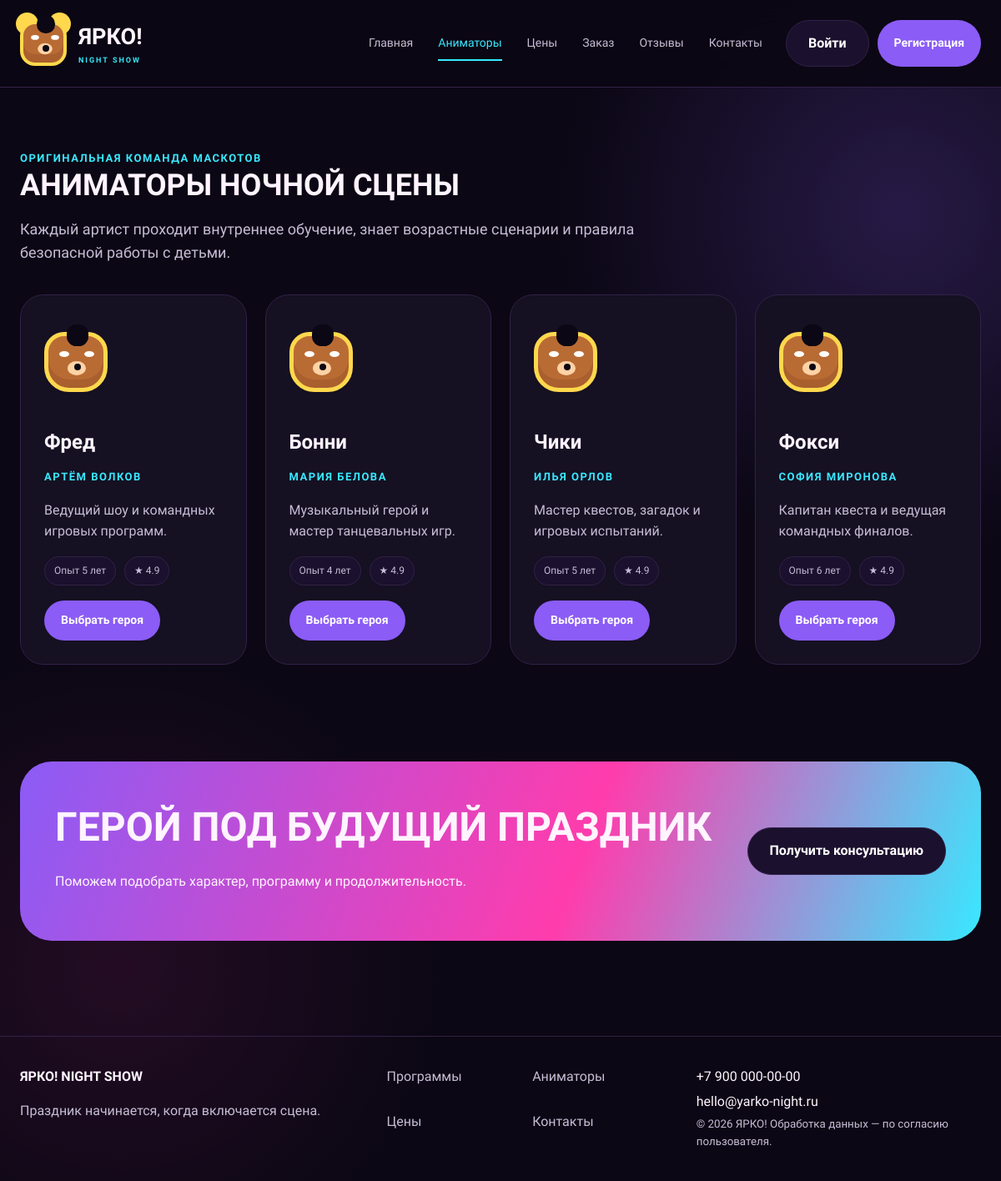
Screenshot of /animators.php with the database file from the repository.
### tables this page shows
CREATE TABLE animators (
  id INT UNSIGNED AUTO_INCREMENT PRIMARY KEY,
  name VARCHAR(100) NOT NULL,
  character_name VARCHAR(80) NOT NULL,
  bio TEXT NOT NULL,
  experience_years TINYINT UNSIGNED NOT NULL,
  rating DECIMAL(2,1) NOT NULL DEFAULT 5.0,
  accent ENUM('violet','pink','cyan','yellow') NOT NULL DEFAULT 'yellow',
  photo_path VARCHAR(255) NULL,
  is_active TINYINT(1) NOT NULL DEFAULT 1
);

### functions.php (called while the page is built, shortened)
<?php
function e(mixed $value): string
{
    return htmlspecialchars((string)$value, ENT_QUOTES | ENT_SUBSTITUTE, 'UTF-8');
}
function flashes(): array
{
    $items = $_SESSION['flash'] ?? [];
    return $items;
}
function animators(): array
{
    $pdo = db();
    if ($pdo) {
        return $pdo->query('SELECT * FROM animators WHERE is_active = 1 ORDER BY rating DESC')->fetchAll();
    }
    return [
        ['id'=>1,'name'=>'Артём Волков','character_name'=>'Фред','experience_years'=>5,'rating'=>4.9,'accent'=>'yellow','bio'=>'Ведущий шоу и командных игровых программ.'],
        ['id'=>2,'name'=>'Мария Белова','character_name'=>'Бонни','experience_years'=>4,'rating'=>4.9,'accent'=>'pink','bio'=>'Музыкальный герой и мастер танцевальных игр.'],
        ['id'=>3,'name'=>'Илья Орлов','character_name'=>'Чики','experience_years'=>5,'rating'=>4.9,'accent'=>'yellow','bio'=>'Мастер квестов, загадок и игровых испытаний.'],
        ['id'=>4,'name'=>'София Миронова','character_name'=>'Фокси','experience_years'=>6,'rating'=>4.9,'accent'=>'cyan','bio'=>'Капитан квеста и ведущая командных финалов.'],
    ];
}

### animators.php (the view, shortened to what this page needs)
<?php
require_once __DIR__ . '/functions.php';
$pageTitle='Аниматоры'; $active='animators'; $items=animators();
require __DIR__ . '/partials/header.php';
?>
<section class="section"><div class="container"><span class="eyebrow">Оригинальная команда маскотов</span><h1 class="section-title">АНИМАТОРЫ НОЧНОЙ СЦЕНЫ</h1><p class="lead">Каждый артист проходит внутреннее обучение, знает возрастные сценарии и правила безопасной работы с детьми.</p><div class="card-grid card-grid--four" style="margin-top:36px">
<?php foreach($items as $item): ?><article class="card accent-<?= e($item['accent']) ?>"><span class="bear" aria-hidden="true"><i></i></span><h2><?= e($item['character_name']) ?></h2><span class="eyebrow"><?= e($item['name']) ?></span><p><?= e($item['bio']) ?></p><div class="meta"><span class="tag">Опыт <?= (int)$item['experience_years'] ?> лет</span><span class="tag">★ <?= e((string)$item['rating']) ?></span></div><a class="button button--small" href="order.php?animator=<?= (int)$item['id'] ?>">Выбрать героя</a></article><?php endforeach; ?>
</div></div></section>
<section class="section--compact"><div class="container banner"><div><h2>ГЕРОЙ ПОД БУДУЩИЙ ПРАЗДНИК</h2><p>Поможем подобрать характер, программу и продолжительность.</p></div><a class="button button--ghost" href="contacts.php">Получить консультацию</a></div></section>
<?php require __DIR__ . '/partials/footer.php'; ?>

### assets/css/style.css (style rules this page uses)
:root { --bg:#0b0714;--surface:#151022;--surface2:#1b102d;--line:#312248;--white:#fff4ff;--muted:#c6bdd6;--violet:#8b5cf6;--pink:#ff3cac;--cyan:#38e8ff;--yellow:#ffd84d;--red:#ff4d6d;--radius:28px;--shadow:0 24px 80px rgba(82,40,150,.28) }
* { box-sizing:border-box }
html { scroll-behavior:smooth }
body { margin:0;background:var(--bg);color:var(--white);font-family:Onest,Arial,sans-serif;line-height:1.55;background-image:radial-gradient(circle at 90% 18%,rgba(139,92,246,.22),transparent 26%),radial-gradient(circle at 12% 82%,rgba(255,60,172,.10),transparent 25%) }
a { color:inherit;text-decoration:none }
.container { width:min(1320px,calc(100% - 48px));margin:auto }
.button { display:inline-flex;justify-content:center;align-items:center;border:0;border-radius:999px;padding:15px 26px;background:var(--violet);color:#fff;font-weight:700;cursor:pointer;transition:.2s transform,.2s filter }
.button--small { padding:13px 20px;font-size:14px }
.button--ghost { background:var(--surface2);border:1px solid var(--line) }
.section { padding:72px 0 }
.section--compact { padding:44px 0 }
.eyebrow { color:var(--cyan);font-weight:800;font-size:13px;text-transform:uppercase;letter-spacing:1.5px }
.section-title { font-family:Unbounded,sans-serif;font-size:clamp(28px,3vw,44px);line-height:1.15;margin:0 0 14px }
.lead { font-size:18px;color:var(--muted);max-width:760px }
.bear { --accent:var(--yellow);position:relative;width:76px;height:72px;border-radius:24px 24px 30px 30px;background:#b96b34;border:5px solid var(--accent);display:inline-block;box-shadow:inset 0 -10px rgba(75,30,15,.15) }
.bear:before,.bear:after { content:"";position:absolute;top:-14px;width:27px;height:27px;border-radius:50%;background:var(--accent);z-index:-1 }
.bear:before { left:-9px }
.bear:after { right:-9px }
.card-grid { display:grid;grid-template-columns:repeat(3,1fr);gap:22px }
.card-grid--four { grid-template-columns:repeat(4,1fr) }
.card { background:var(--surface);border:1px solid var(--line);border-radius:var(--radius);padding:28px;position:relative;overflow:hidden }
.card .bear { margin:16px 0 34px }
.card h2,.card h3 { font-family:Unbounded,sans-serif;margin:0 0 10px }
.card p { color:var(--muted) }
.meta { display:flex;gap:10px;flex-wrap:wrap;margin:18px 0 }
.tag { background:var(--surface2);border:1px solid var(--line);border-radius:999px;padding:7px 11px;color:var(--muted);font-size:12px }
.accent-pink { --accent:var(--pink) }
.accent-cyan { --accent:var(--cyan) }
.accent-yellow { --accent:var(--yellow) }
.banner { background:linear-gradient(110deg,var(--violet),var(--pink) 58%,var(--cyan));border-radius:38px;padding:42px;display:flex;align-items:center;justify-content:space-between;gap:30px }
.banner h2 { font-family:Unbounded;margin:0;font-size:clamp(28px,4vw,48px) }
html,body { overflow-x:hidden }

### rows the page displays
animators: character_name "Фред", name "АРТЁМ ВОЛКОВ", bio "Ведущий шоу и командных игровых программ.", experience_years "5", rating "4.9"
animators: character_name "Бонни", name "МАРИЯ БЕЛОВА", bio "Музыкальный герой и мастер танцевальных игр.", experience_years "4", rating "4.9"
animators: character_name "Чики", name "ИЛЬЯ ОРЛОВ", bio "Мастер квестов, загадок и игровых испытаний.", experience_years "5", rating "4.9"
animators: character_name "Фокси", name "СОФИЯ МИРОНОВА", bio "Капитан квеста и ведущая командных финалов.", experience_years "6", rating "4.9"
